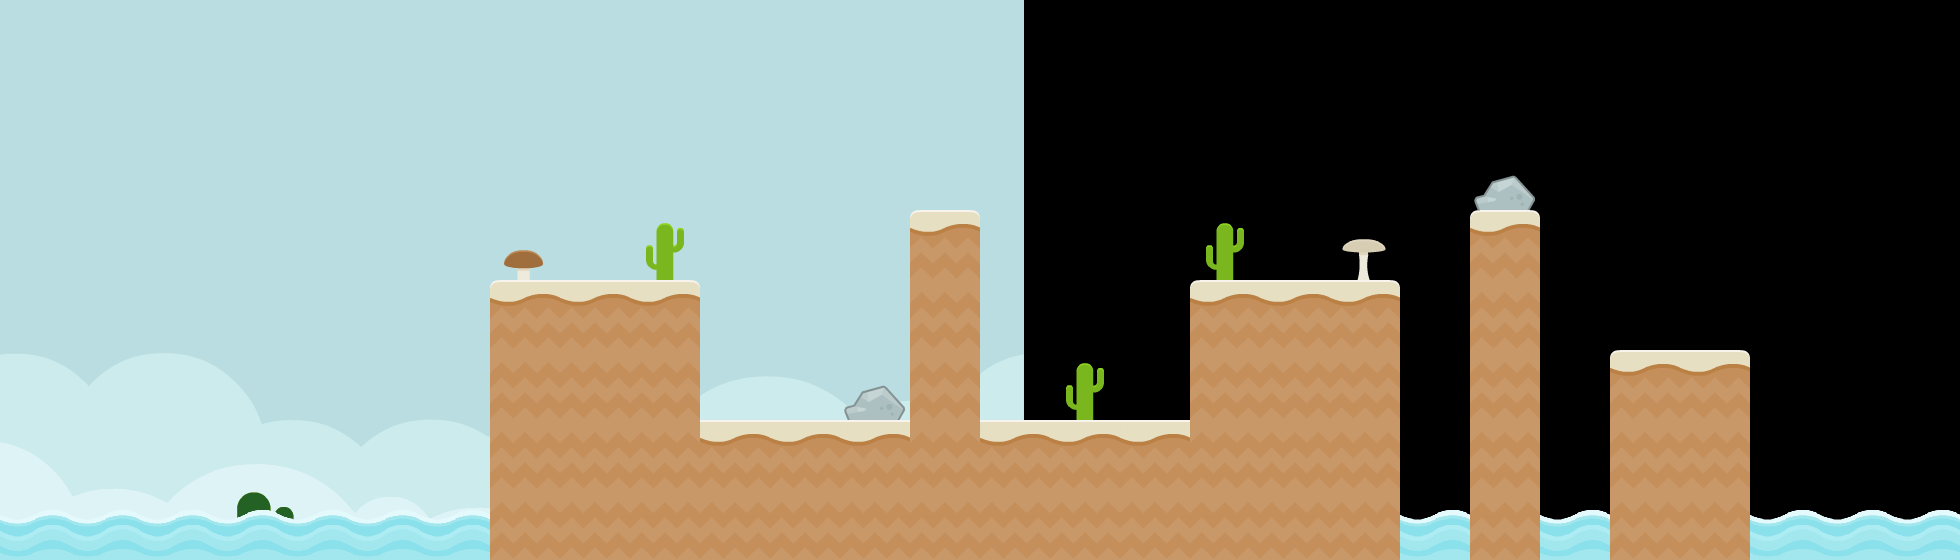

A 2D game scene composited from a Tiled map and its tileset images. What follows is a short description and the map's XML, with each tile layer's data collapsed to a summary:
An orthogonal 28x8 tile map with 70x70 px tiles, 3 tile layers (tiles_background, tiles_terrain, tiles_foreground), 2 image layers and 11 objects (6x SAND, 2x clickable, start, target, effect_clouds).

<map version="1.0" orientation="orthogonal" renderorder="right-down" width="28" height="8" tilewidth="70" tileheight="70" nextobjectid="142">
 <properties>
  <property name="blocks" value="stone_pyramid,stone_pyramid,stone_pyramid,stone_1x2_triangle_left,stone_square_small_triangle_left,stone_square_small_triangle_left,stone_square" />
  <property name="music" value="happy_level" />
 </properties>
 <tileset firstgid="1" name="tiles" tilewidth="70" tileheight="70" spacing="4" margin="2" tilecount="117">
  <image source="../../graphics/tiles.png" width="962" height="666" />
  <tile id="114">
   <animation>
    <frame tileid="114" duration="100" />
    <frame tileid="115" duration="100" />
    <frame tileid="116" duration="100" />
    <frame tileid="115" duration="100" />
   </animation>
  </tile>
 </tileset>
 <imagelayer name="background_b" x="1024" y="-300">
  <image source="../../graphics/backgrounds/colored_desert.png" />
 </imagelayer>
 <imagelayer name="background_a" y="-301">
  <image source="../../graphics/backgrounds/colored_desert.png" />
 </imagelayer>
 <layer name="tiles_background" width="30" height="8">
  <data>[240 cells, 20 non-empty, 5 distinct tile ids]</data>
 </layer>
 <layer name="tiles_terrain" width="30" height="8">
  <data>[240 cells, 52 non-empty, 5 distinct tile ids]</data>
 </layer>
 <layer name="tiles_foreground" width="30" height="8">
  <data>[240 cells, 0 non-empty, 0 distinct tile ids]</data>
 </layer>
 <objectgroup name="terrain">
  <object id="135" type="SAND" x="490" y="420">
   <polygon points="0,0 910,0 910,140 0,140" />
  </object>
  <object id="136" type="SAND" x="490" y="280">
   <polygon points="0,0 210,0 210,140 0,140" />
  </object>
  <object id="137" type="SAND" x="910" y="210">
   <polygon points="0,0 70,0 70,210 0,210" />
  </object>
  <object id="138" type="SAND" x="1190" y="280">
   <polygon points="0,0 210,0 210,140 0,140" />
  </object>
  <object id="139" type="SAND" x="1470" y="210">
   <polygon points="0,0 70,0 70,350 0,350" />
  </object>
  <object id="140" type="SAND" x="1610" y="350">
   <polygon points="0,0 140,0 140,210 0,210" />
  </object>
 </objectgroup>
 <objectgroup name="entities">
  <properties>
   <property name="blocks" value="wood_square_small_triangle_left,stone_square_small_triangle_left,stone_square" />
   <property name="music" value="happy_level" />
  </properties>
  <object id="4" name="start" type="start" x="560" y="210" width="70" height="70" />
  <object id="5" name="target" type="target" x="1260" y="210" width="70" height="70" />
  <object id="119" type="clickable" x="1347.5" y="227.5" width="35" height="35">
   <properties>
    <property name="effect" value="mushroom_white" />
   </properties>
  </object>
  <object id="141" type="clickable" x="507.5" y="245" width="35" height="35">
   <properties>
    <property name="effect" value="mushroom_brown" />
   </properties>
  </object>
 </objectgroup>
 <objectgroup name="background_effects">
  <object id="11" type="effect_clouds" x="350" y="0" width="1540" height="140" />
 </objectgroup>
 <objectgroup name="foreground_effects" />
 <objectgroup name="npc" />
</map>
